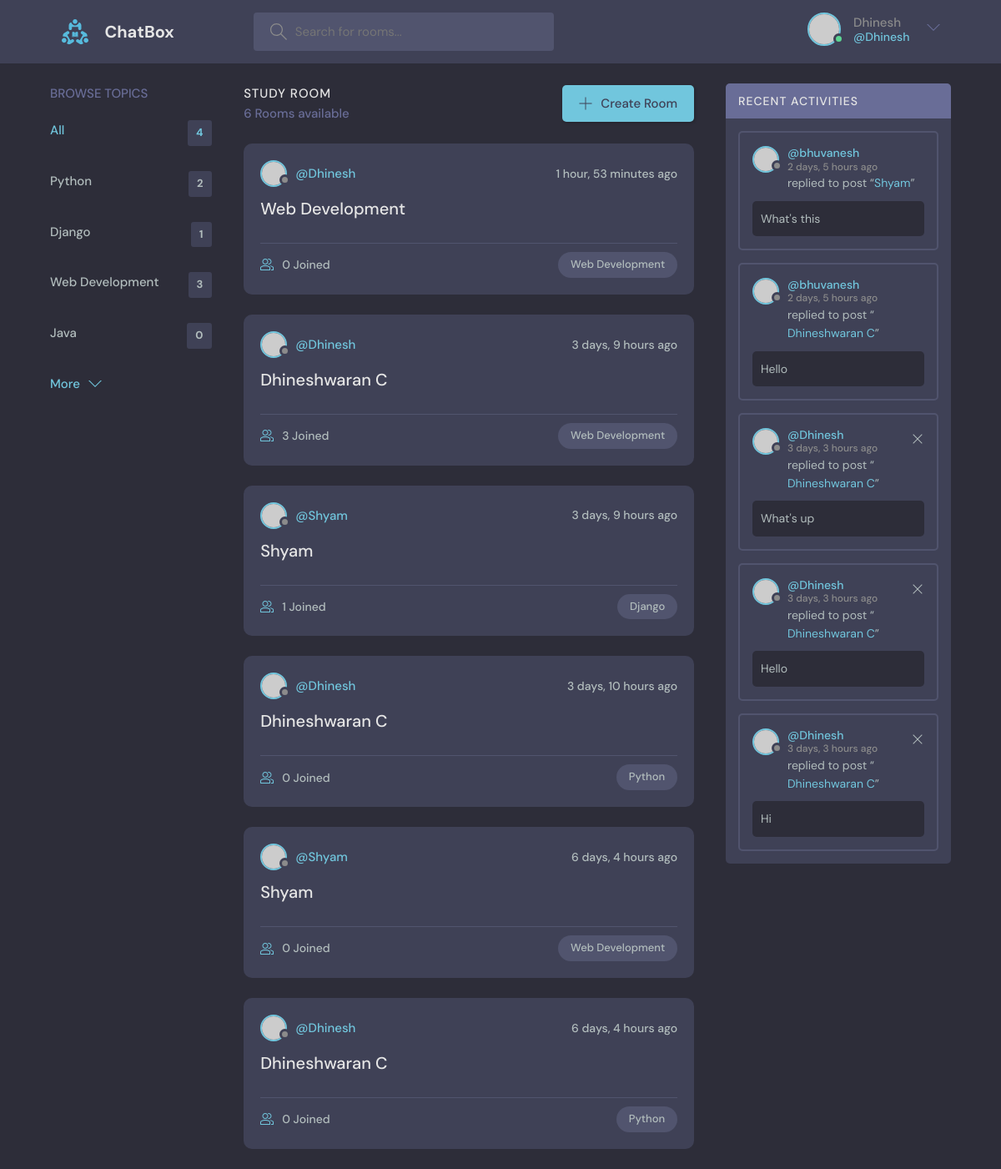
The app's page / (signed in) with its own data.
### base/models.py (models this page shows, shortened)
class Topic(models.Model):
    name = models.CharField(max_length=200)

class Room(models.Model):
    host = models.ForeignKey(User, on_delete=models.SET_NULL, null=True)
    topic = models.ForeignKey(Topic, on_delete=models.SET_NULL, null=True)
    name = models.CharField(max_length=200)
    description = models.TextField(null=True, blank=True)
    participants = models.ManyToManyField(User, related_name='participants', blank=True)
    updated = models.DateTimeField(auto_now=True)
    created = models.DateTimeField(auto_now_add=True)
    class Meta:
        ordering = ['-updated', '-created']
    def __str__(self):
        return self.name

class Message(models.Model):
    user = models.ForeignKey(User, on_delete=models.CASCADE)
    room = models.ForeignKey(Room, on_delete=models.CASCADE)
    body = models.TextField()
    updated = models.DateTimeField(auto_now=True)
    created = models.DateTimeField(auto_now_add=True)
    class Meta:
        ordering = ['-updated', '-created']

### base/views.py (the view)
# urls.py: path('',views.home,name="home"),
def home(request):
    q = request.GET.get('q') if request.GET.get('q') != None else ''
    rooms = Room.objects.filter(
        Q(topic__name__icontains=q) |
        Q(name__contains=q) |
        Q(description__icontains=q)
    )
    topics = Topic.objects.all()
    room_count = rooms.count()
    room_messages = Message.objects.filter(Q(room__topic__name__icontains=q))
    return render(request,'base/home.html', {'rooms':rooms,'topics':topics,'room_count':room_count, 'room_messages':room_messages})

### base/templates/base/home.html (shortened to what this page needs)
{% extends 'main.html' %}
{% block content %}
    <main class="layout layout--3">
      <div class="container">
        {% include 'base/topics_component.html' %}
        <div class="roomList">
          <div class="roomList__header">
            <div>
              <h2>Study Room</h2>
              <p>{{room_count}} Rooms available</p>
            </div>
            <a class="btn btn--main" href="create-room.html">
              <svg version="1.1" xmlns="http://www.w3.org/2000/svg" width="32" height="32" viewBox="0 0 32 32">
                <title>add</title>
                <path
                  d="M16.943 0.943h-1.885v14.115h-14.115v1.885h14.115v14.115h1.885v-14.115h14.115v-1.885h-14.115v-14.115z"
                ></path>
              </svg>
              Create Room
            </a>
          </div>
          {% include 'base/feed_component.html' %}
        </div>
        {% include 'base/activity_component.html' %}
      </div>
    </main>
    {% endblock %}

### templates/navbar.html (shortened to what this page needs)
{% load static %}
<header class="header header--loggedIn">
    <div class="container">
      <a href="{% url 'home' %}" class="header__logo">
        <img src="{% static 'images/logo.svg' %}" />
        <h1>ChatBox</h1>
      </a>
      <form class="header__search" method="GET" action="{% url 'home' %}">
        <label>
          <input name="q" placeholder="Search for rooms..." />
        </label>
      </form>
      <nav class="header__menu">
        {% if request.user.is_authenticated %}
        <div class="header__user">
          <a href="profile.html">
            <div class="avatar avatar--medium active">
              <img src="https://randomuser.me/api/portraits/men/37.jpg" />
            </div>
            <p>{{request.user.username}} <span>@{{request.user.username}}</span></p>
          </a>
          <button class="dropdown-button">
            <svg version="1.1" xmlns="http://www.w3.org/2000/svg" width="32" height="32" viewBox="0 0 32 32">
              <title>chevron-down</title>
              <path d="M16 21l-13-13h-3l16 16 16-16h-3l-13 13z"></path>
            </svg>
          </button>
        </div>
        {% else %}
        <a href="{% url 'login' %}">
          <img src="{% static 'images/avatar.svg' %}" />
          <p>Login</p>
        </a>
        {% endif %}
      </nav>
    </div>
  </header>

### base/templates/base/topics_component.html
<div class="topics">
    <div class="topics__header">
      <h2>Browse Topics</h2>
    </div>
    <ul class="topics__list">
      <li>
        <a href="{% url 'home' %}" class="active">All <span>{{topics.count}}</span></a>
      </li>
      {% for topic in topics %}
      <li>
        <a href="{% url 'home' %}?q={{topic.name}}">{{topic.name}} <span>{{topic.room_set.all.count}}</span></a>
      </li>
      {% endfor %}
    </ul>
    <a class="btn btn--link" href="topics.html">
      More
      <svg version="1.1" xmlns="http://www.w3.org/2000/svg" width="32" height="32" viewBox="0 0 32 32">
        <title>chevron-down</title>
        <path d="M16 21l-13-13h-3l16 16 16-16h-3l-13 13z"></path>
      </svg>
    </a>
  </div>

### base/templates/base/feed_component.html (shortened to what this page needs)
{% for room in rooms %}
<div class="roomListRoom">
    <div class="roomListRoom__header">
      <a href="{% url 'user-profile' room.host.id %}" class="roomListRoom__author">
        <div class="avatar avatar--small">
          <img src="https://randomuser.me/api/portraits/women/11.jpg" />
        </div>
        <span>@{{room.host.username}}</span>
      </a>
      <div class="roomListRoom__actions">
        <span>{{room.created|timesince}} ago</span>
      </div>
    </div>
    <div class="roomListRoom__content">
      <a href="{% url 'room' room.id %}">{{room.name}}</a>
    </div>
    <div class="roomListRoom__meta">
      <a href="{% url 'room' room.id %}" class="roomListRoom__joined">
        {{room.participants.all.count}} Joined
      </a>
      <p class="roomListRoom__topic">{{room.topic.name}}</p>
    </div>
  </div>
  {% endfor %}

### base/templates/base/activity_component.html
<div class="activities">
    <div class="activities__header">
      <h2>Recent Activities</h2>
    </div>
    {% for message in room_messages %}
    <div class="activities__box">
      <div class="activities__boxHeader roomListRoom__header">
        <a href="{% url 'user-profile' message.user.id %}" class="roomListRoom__author">
          <div class="avatar avatar--small">
            <img src="https://randomuser.me/api/portraits/women/11.jpg" />
          </div>
          <p>
            @{{message.user}}
            <span>{{message.created|timesince}} ago</span>
          </p>
        </a>
        {% if request.user == message.user %}
        <div class="roomListRoom__actions">
          <a href="{% url 'delete-message' message.id %}">
            <svg version="1.1" xmlns="http://www.w3.org/2000/svg" width="32" height="32" viewBox="0 0 32 32">
              <title>remove</title>
              <path
                d="M27.314 6.019l-1.333-1.333-9.98 9.981-9.981-9.981-1.333 1.333 9.981 9.981-9.981 9.98 1.333 1.333 9.981-9.98 9.98 9.98 1.333-1.333-9.98-9.98 9.98-9.981z"
              ></path>
            </svg>
          </a>
        </div>
        {% endif %}
      </div>
      <div class="activities__boxContent">
        <p>replied to post “<a href="{% url 'room' message.room.id %}">{{message.room}}</a>”</p>
        <div class="activities__boxRoomContent">
          {{message.body}}
        </div>
      </div>
    </div>
    {% endfor %}
  </div>

### records on screen
Topic: name "Python", room_set.all.count "2"
Topic: name "Django", room_set.all.count "1"
Topic: name "Web Development", room_set.all.count "3"
Topic: name "Java", room_set.all.count "0"
Room: host.username "Dhinesh", created "1 hour, 53 minutes", name "Web Development", participants.all.count "0", topic.name "Web Development"
Room: host.username "Dhinesh", created "3 days, 9 hours", name "Dhineshwaran C", participants.all.count "3", topic.name "Web Development"
Room: host.username "Shyam", created "3 days, 9 hours", name "Shyam", participants.all.count "1", topic.name "Django"
Room: host.username "Dhinesh", created "3 days, 10 hours", name "Dhineshwaran C", participants.all.count "0", topic.name "Python"
Room: host.username "Shyam", created "6 days, 4 hours", name "Shyam", participants.all.count "0", topic.name "Web Development"
Room: host.username "Dhinesh", created "6 days, 4 hours", name "Dhineshwaran C", participants.all.count "0", topic.name "Python"
Message: user "bhuvanesh", created "2 days, 5 hours", room "Shyam", body "What's this"
Message: user "bhuvanesh", created "2 days, 5 hours", room "Dhineshwaran C", body "Hello"
Message: user "Dhinesh", created "3 days, 3 hours", room "Dhineshwaran C", body "What's up"
Message: user "Dhinesh", created "3 days, 3 hours", room "Dhineshwaran C", body "Hello"
Message: user "Dhinesh", created "3 days, 3 hours", room "Dhineshwaran C", body "Hi"

### other values on screen
{{ request.user.username }} "Dhinesh"
{{ topics.count }} "4"
{{ room_count }} "6"
